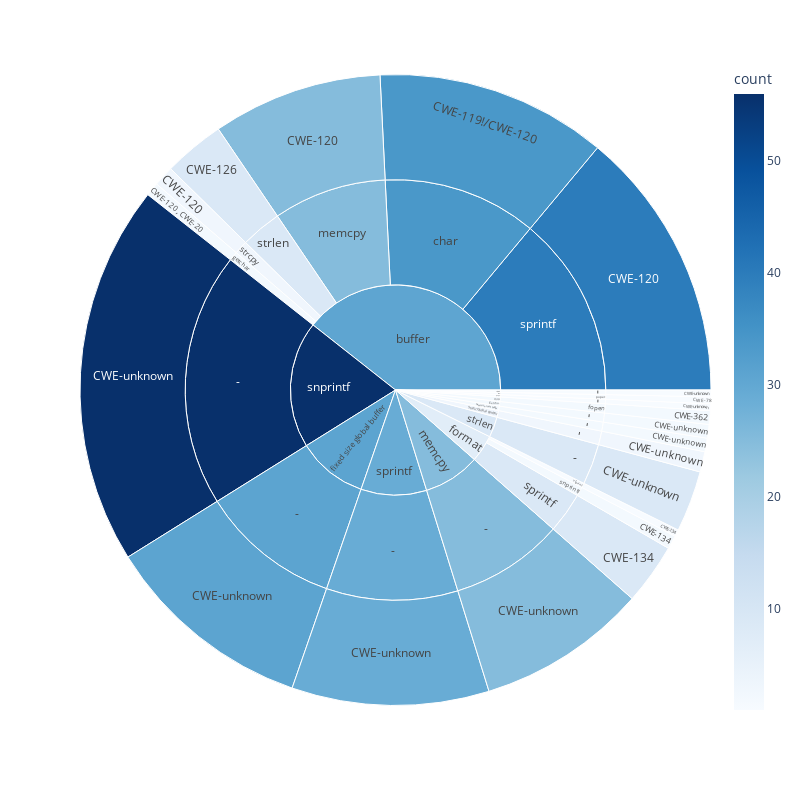

Write notebook code for a chart like this one.
### Markdown cell above
### Plotting subburset plot from the frequency of category, name and cwe types.

### Code cell
dfplt = dfs[['category', 'name', 'cwe']].groupby(['category', 'name', 'cwe'], group_keys=False).size().reset_index(name='count')
fig = px.sunburst(dfplt, 
    path=['category', 'name', 'cwe'], 
    values='count', 
    color_continuous_scale='Blues',
    color='count',
)
# fig.write_image("figure/vul_statistics.pdf")
# fig.update_traces(hovertemplate='%{label}<br>%{customdata}')
fig.update_layout(
    autosize=False,
    width=800,
    height=800,)
fig.show()
# save the figure manually, the below code takes ages
# fig.write_image("../figure/vul_statistics.pdf")

### Figure 1 — Plotly figure (JSON) as saved in the notebook; plotly's stock layout.template omitted (floating-point values rounded to 4 significant figures)
{"data": [{"branchvalues": "total", "customdata": [[34], [25], [40], [3], [2], [9], [2], [9], [1], [2], [1], [3], [31], [2], [2], [25], [1], [56], [29], [9], [1], [3], [31], [2], [2], [25], [1], [56], [29], [9], [1], [34], [2], [2], [25], [1], [2], [40], [9], [3], [9], [1], [3], [30.75], [31], [2], [7.167], [2], [25], [2], [1], [1], [56], [29], [9], [1]], "domain": {"x": [0, 1], "y": [0, 1]}, "hovertemplate": "labels=%{label}<br>count_sum=%{value}<br>parent=%{parent}<br>id=%{id}<br>count=%{color}<extra></extra>", "ids": ["buffer/char/CWE-119!/CWE-120", "buffer/memcpy/CWE-120", "buffer/sprintf/CWE-120", "buffer/strcpy/CWE-120", "buffer/getchar/CWE-120, CWE-20", "buffer/strlen/CWE-126", "format/snprintf/CWE-134", "format/sprintf/CWE-134", "format/vfprintf/CWE-134", "misc/fopen/CWE-362", "shell/popen/CWE-78", "Static Global Buffer/-/CWE-unknown", "fixed size global buffer/-/CWE-unknown", "fixed size local buffer/-/CWE-unknown", "getchar/-/CWE-unknown", "memcpy/-/CWE-unknown", "popen/-/CWE-unknown", "snprintf/-/CWE-unknown", "sprintf/-/CWE-unknown", "strlen/-/CWE-unknown", "vfprintf/-/CWE-unknown", "Static Global Buffer/-", "fixed size global buffer/-", "fixed size local buffer/-", "getchar/-", "memcpy/-", "popen/-", "snprintf/-", "sprintf/-", "strlen/-", "vfprintf/-", "buffer/char", "misc/fopen", "buffer/getchar", "buffer/memcpy", "shell/popen", "format/snprintf", "buffer/sprintf", "format/sprintf", "buffer/strcpy", "buffer/strlen", "format/vfprintf", "Static Global Buffer", "buffer", "fixed size global buffer", "fixed size local buffer", "format", "getchar", "memcpy", "misc", "popen", "shell", "snprintf", "sprintf", "strlen", "vfprintf"], "labels": ["CWE-119!/CWE-120", "CWE-120", "CWE-120", "CWE-120", "CWE-120, CWE-20", "CWE-126", "CWE-134", "CWE-134", "CWE-134", "CWE-362", "CWE-78", "CWE-unknown", "CWE-unknown", "CWE-unknown", "CWE-unknown", "CWE-unknown", "CWE-unknown", "CWE-unknown", "CWE-unknown", "CWE-unknown", "CWE-unknown", "-", "-", "-", "-", "-", "-", "-", "-", "-", "-", "char", "fopen", "getchar", "memcpy", "popen", "snprintf", "sprintf", "sprintf", "strcpy", "strlen", "vfprintf", "Static Global Buffer", "buffer", "fixed size global buffer", "fixed size local buffer", "format", "getchar", "memcpy", "misc", "popen", "shell", "snprintf", "sprintf", "strlen", "vfprintf"], "marker": {"coloraxis": "coloraxis", "colors": [34, 25, 40, 3, 2, 9, 2, 9, 1, 2, 1, 3, 31, 2, 2, 25, 1, 56, 29, 9, 1, 3, 31, 2, 2, 25, 1, 56, 29, 9, 1, 34, 2, 2, 25, 1, 2, 40, 9, 3, 9, 1, 3, 30.75, 31, 2, 7.167, 2, 25, 2, 1, 1, 56, 29, 9, 1]}, "name": "", "parents": ["buffer/char", "buffer/memcpy", "buffer/sprintf", "buffer/strcpy", "buffer/getchar", "buffer/strlen", "format/snprintf", "format/sprintf", "format/vfprintf", "misc/fopen", "shell/popen", "Static Global Buffer/-", "fixed size global buffer/-", "fixed size local buffer/-", "getchar/-", "memcpy/-", "popen/-", "snprintf/-", "sprintf/-", "strlen/-", "vfprintf/-", "Static Global Buffer", "fixed size global buffer", "fixed size local buffer", "getchar", "memcpy", "popen", "snprintf", "sprintf", "strlen", "vfprintf", "buffer", "misc", "buffer", "buffer", "shell", "format", "buffer", "format", "buffer", "buffer", "format", "", "", "", "", "", "", "", "", "", "", "", "", "", ""], "type": "sunburst", "values": [34, 25, 40, 3, 2, 9, 2, 9, 1, 2, 1, 3, 31, 2, 2, 25, 1, 56, 29, 9, 1, 3, 31, 2, 2, 25, 1, 56, 29, 9, 1, 34, 2, 2, 25, 1, 2, 40, 9, 3, 9, 1, 3, 113, 31, 2, 12, 2, 25, 2, 1, 1, 56, 29, 9, 1]}], "layout": {"autosize": false, "coloraxis": {"colorbar": {"title": {"text": "count"}}, "colorscale": [[0, "rgb(247,251,255)"], [0.125, "rgb(222,235,247)"], [0.25, "rgb(198,219,239)"], [0.375, "rgb(158,202,225)"], [0.5, "rgb(107,174,214)"], [0.625, "rgb(66,146,198)"], [0.75, "rgb(33,113,181)"], [0.875, "rgb(8,81,156)"], [1, "rgb(8,48,107)"]]}, "height": 800, "legend": {"tracegroupgap": 0}, "margin": {"t": 60}, "width": 800}}
